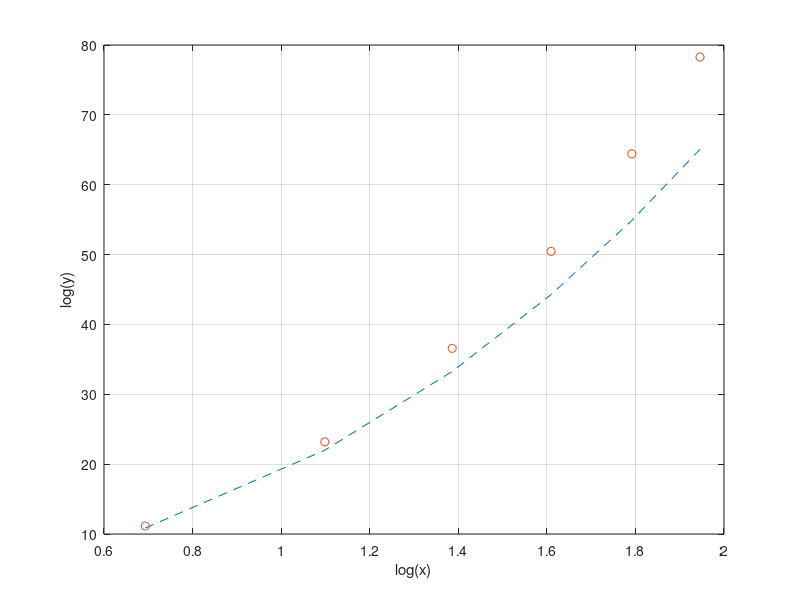

This figure's MATLAB source:
close all
clear all
clc
format compact

x = 2:7;
y = [6.886*(10^4) 1.1815*(10^10) 7.6930*(10^15) 8.1911*(10^21) 9.5082*(10^27) 9.8618*(10^33)];

p = input('Enter order of Equ.:');

A = zeros(p+1,p+1);
B = zeros(p+1,1);

for k = 1:p+1
    for j = 1:p+1
        A(k,j) = sum((log(x)).^(k+j-2));
    end
    B(k) = sum((log(x).^(k-1)).*(log(y)-(4*log(x))));
end
A;
B;
AB = [A B]

a = size(AB);
n1= a(1);
n2 = a(2);
AB_corr = AB;

var = zeros(1,n1);
var_old = zeros(1,n1);
err = zeros(1,n1);
max_err = 100;

for i = 1:n1
    max_val = max(abs(A(i,:)));
    for j = 1:n1
        if A(i,j) == max_val
            AB_corr(j,:) = AB(i,:);
        end
    end
end

while(max_err > 0.001)
    for i = 1:n1
        var_old(i) = var(i);
        s = 0;
        for j= 1:n1
            if(j~=i)
                s = s + AB_corr(i,j)*var(j);
            else
                s=s;
            end
            var(i) = (AB_corr(i,n2)-s)/AB_corr(i,i);
        end
        err(i) = abs((var(i))-var_old(i));
    end
    max_err = max(err);
end

var

s = 0;

a0 = exp(var(1,1))
a1 = var(1,4)
a2 = var(1,3)
a3 = var(1,2)/5

f =@(x) a0*(x^(4+(5*a3)))*exp((a1*(log(x)^3))+(a2*(log(x)^2)));
fx = [];
for i = 2:7
    Y = f(i);
    fx = [fx Y];
end
fx

plot(log(x),log(fx),'--');
hold on
plot(log(x),log(y),'o');
grid on
xlabel('log(x)');
ylabel('log(y)');